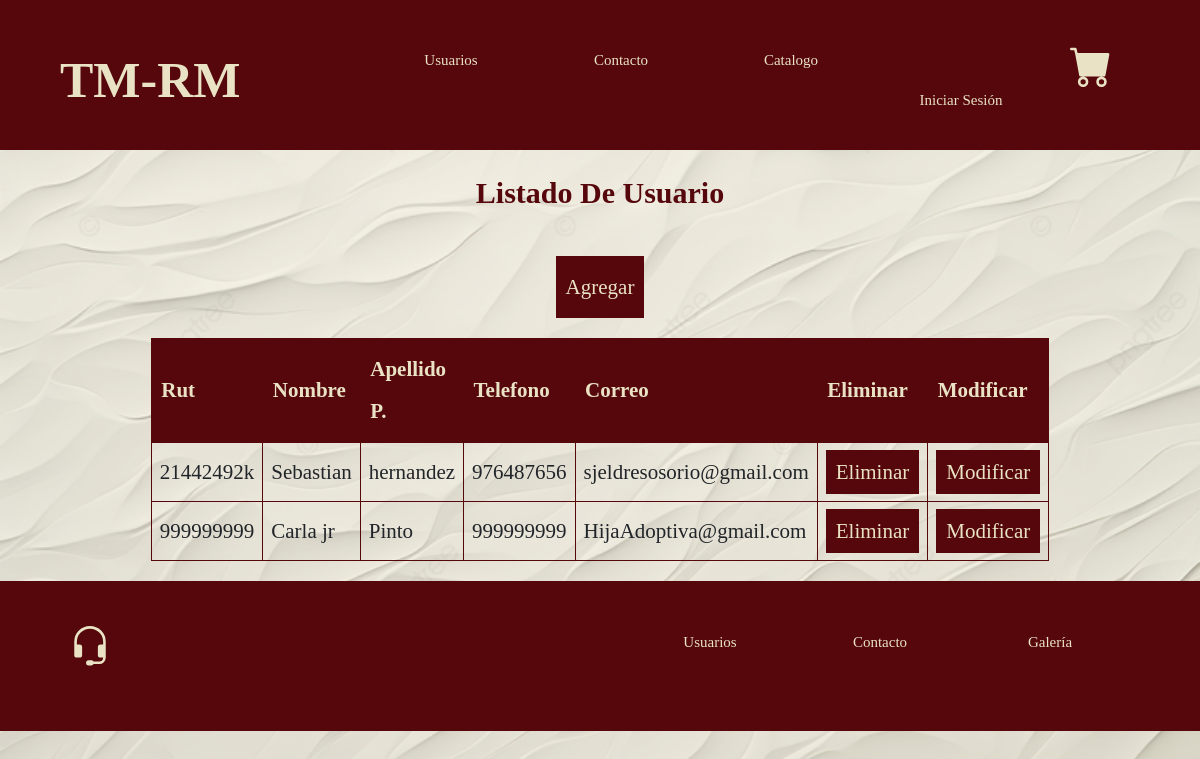
/crud/, run on an earlier commit of the app's database.
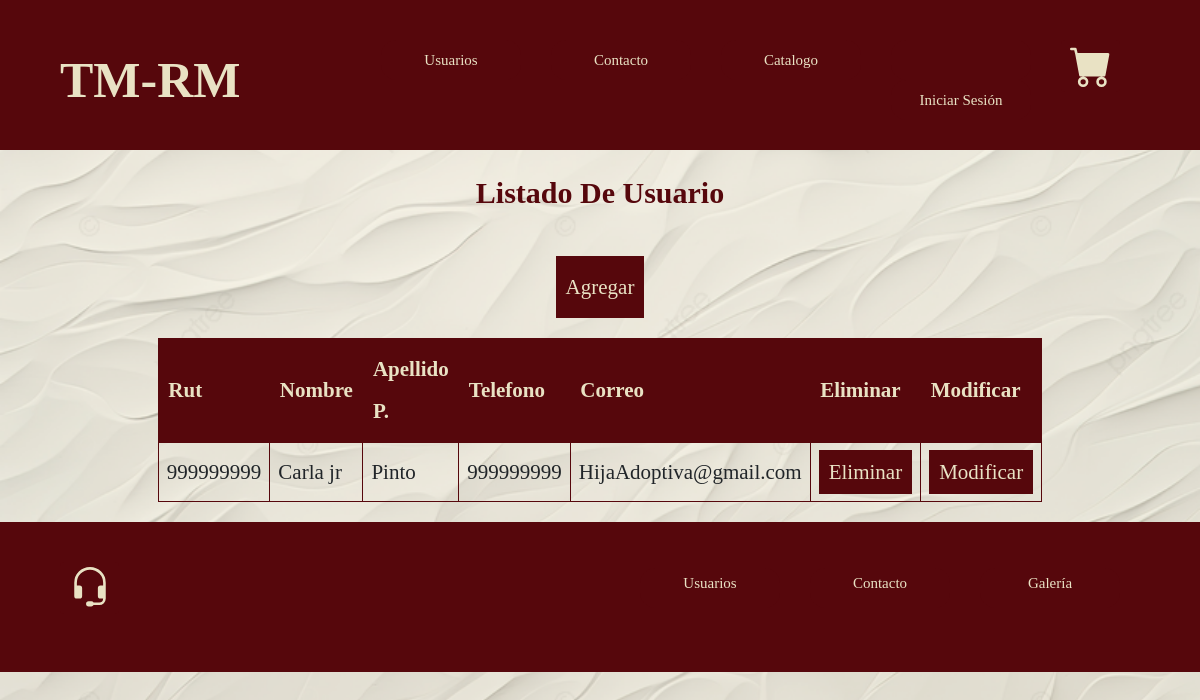
And on a later commit of the database.
### taller1/models.py (models this page shows, shortened)
class Usuario(models.Model):
    rut = models.CharField(primary_key=True, max_length=10)
    nombre = models.CharField(max_length=20)
    apellido_paterno = models.CharField(max_length=20)
    apellido_materno = models.CharField(max_length=20)
    fecha_nacimiento = models.DateField(blank=False, null=False)
    id_genero = models.ForeignKey(Genero, on_delete=models.CASCADE, db_column='idGenero')
    telefono = models.CharField(max_length=45)
    email = models.EmailField(unique=True, max_length=100, blank=True, null=True)

### taller1/views.py (the view)
# urls.py: path('crud/', views.crud, name='crud'),
def crud(request):
    usuarios = Usuario.objects.all()
    context = {"Usuarios": usuarios}
    return render(request, 'taller1/usuarios_list.html', context)

### taller1/templates/taller1/usuarios_list.html (shortened to what this page needs)
{% extends 'taller1/base.html' %}
{% load static %}
{% block content %}
    <div style="text-align: center;">
        <h1 class="subtitulo">Listado De Usuario</h1><br>
        <a class="btn_agregar" type="button"
            href="{% url 'UsuarioAdd' %}">Agregar
        </a>
    <div class="contenedor_listado">
        <table class="tabla_listado centrar-texto">
            <thead class="cabeza_tabla">
                <tr>
                    <th>Rut</th>
                    <th>Nombre</th>
                    <th>Apellido P.</th>
                    <th>Telefono</th>
                    <th>Correo</th>
                    <th>Eliminar</th>
                    <th>Modificar</th>
                </tr>
            </thead>
            <tbody class="cuerpo_tabla">
                {% for x in Usuarios %}
                    <tr>
                        <td>{{ x.rut }}</td>
                        <td>{{ x.nombre }}</td>
                        <td>{{ x.apellido_paterno }}</td>
                        <td>{{x.telefono}}</td>
                        <td>{{x.email}}</td>
                        <td><a class="btn_form" href="{% url 'Usuario_del' pk=x.rut %}">Eliminar</a></td>
                        <td><a class="btn_form" href="{% url 'Usuario_edit' pk=x.rut %}">Modificar</a></td>
                    </tr>
                {% endfor %}
            </tbody>
        </table>
    </div>
    </div>
{% endblock %}

What changed in the data, as far as the page shows it:
removed Usuario: rut "21442492k", nombre "Sebastian", apellido_paterno "hernandez", telefono "976487656", email "sjeldresosorio@gmail.com"
